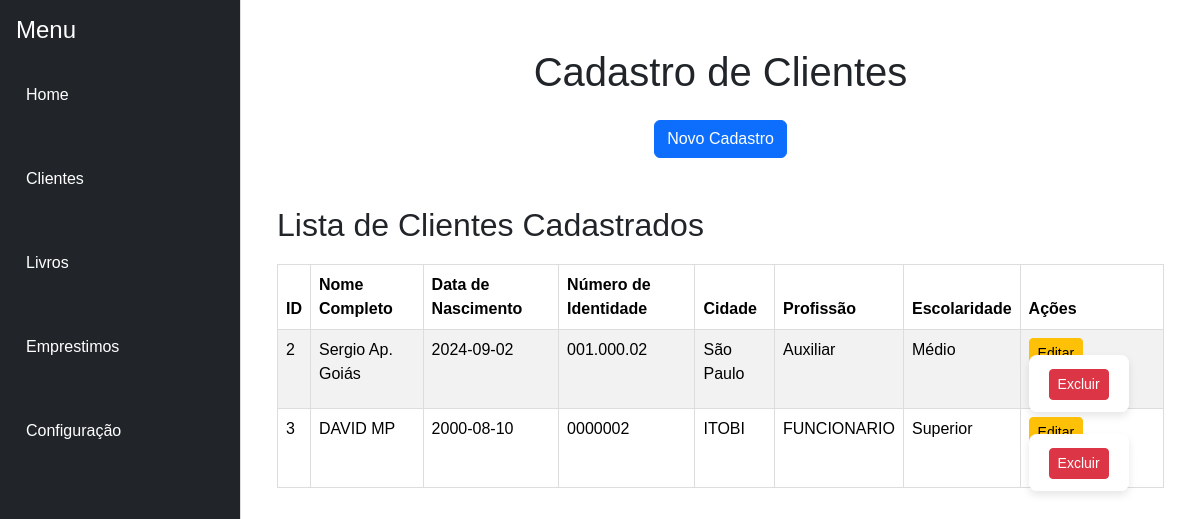
The app's page /clientes (signed in) with its own data.
### models.py (models this page shows)
class Cliente(db.Model):
    __tablename__ = 'cliente'
    id = db.Column(db.Integer, primary_key=True)
    nome_completo = db.Column(db.String(100), nullable=False)
    data_nascimento = db.Column(db.String(10), nullable=False)
    identidade = db.Column(db.String(50), nullable=False)
    cidade = db.Column(db.String(50), nullable=False)
    profissao = db.Column(db.String(50), nullable=False)
    escolaridade = db.Column(db.String(50), nullable=False)
    data_cadastro = db.Column(db.DateTime, default=datetime.utcnow)
    emprestimos = relationship('Emprestimo', back_populates='cliente')

### app.py (the view, shortened to what this page needs)
@app.route('/clientes', methods=['GET', 'POST'])
def clientes():
    if 'username' not in session:
        return redirect(url_for('login'))
    clientes = Cliente.query.all()
    return render_template('clientes.html', clientes=clientes)

### templates/clientes.html (shortened to what this page needs)
{% extends "index.html" %}
{% block content %}
    <div class="container-fluid d-flex flex-column align-items-center">
        <h1 class="text-center my-4">Cadastro de Clientes</h1>
        <button id="toggleFormButton" class="btn btn-primary toggle-btn mb-4" onclick="toggleForm()">Novo Cadastro</button>
        <div class="table-box mt-4 w-100">
            <h2>Lista de Clientes Cadastrados</h2>
            <table class="table table-striped">
                <thead>
                    <tr>
                        <th>ID</th>
                        <th>Nome Completo</th>
                        <th>Data de Nascimento</th>
                        <th>Número de Identidade</th>
                        <th>Cidade</th>
                        <th>Profissão</th>
                        <th>Escolaridade</th>
                        <th>Ações</th>
                    </tr>
                </thead>
                <tbody>
                    {% for cliente in clientes %}
                    <tr>
                        <td>{{ cliente.id }}</td>
                        <td>{{ cliente.nome_completo }}</td>
                        <td>{{ cliente.data_nascimento }}</td>
                        <td>{{ cliente.identidade }}</td>
                        <td>{{ cliente.cidade }}</td>
                        <td>{{ cliente.profissao }}</td>
                        <td>{{ cliente.escolaridade }}</td>
                        <td>
                            <a href="{{ url_for('editar_cliente', id=cliente.id) }}" class="btn btn-warning btn-sm">Editar</a>
                            <form action="{{ url_for('deletar_cliente', id=cliente.id) }}" method="POST" style="display: inline;">
                                <button type="submit" class="btn btn-danger btn-sm">Excluir</button>
                            </form>
                        </td>
                    </tr>
                    {% endfor %}
                </tbody>
            </table>
        </div>
    </div>
{% endblock %}

### static/index.css (style rules this page uses)
* { margin: 0; padding: 0; box-sizing: border-box; }
body { font-family: Arial, sans-serif; background-color: #f9f9f9; display: flex; height: 100vh; }
form { margin: 20px 0; display: flex; flex-direction: column; width: 100%; max-width: 600px; background-color: #fff; padding: 20px; border-radius: 8px; box-shadow: 0 4px 8px rgba(0, 0, 0, 0.1); }
form button { padding: 10px; background-color: #333; color: #fff; border: none; border-radius: 4px; font-size: 16px; cursor: pointer; }
table { width: 100%; border-collapse: collapse; margin-top: 20px; }
table th, table td { border: 1px solid #ddd; padding: 10px; text-align: left; }
table th { background-color: #f4f4f4; color: #333; }

### records on screen
Cliente: id "2", nome_completo "Sergio Ap. Goiás", data_nascimento "2024-09-02", identidade "001.000.02", cidade "São Paulo", profissao "Auxiliar", escolaridade "Médio"
Cliente: id "3", nome_completo "DAVID MP", data_nascimento "2000-08-10", identidade "0000002", cidade "ITOBI", profissao "FUNCIONARIO", escolaridade "Superior"
